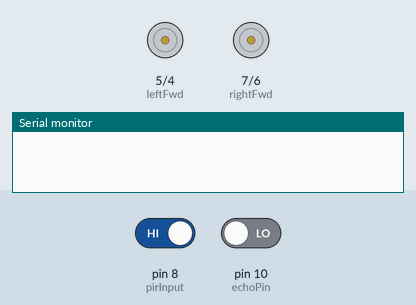
Recording of a sketch running on a simulated Arduino Uno, built with avr-gcc and run on an emulated ATmega328P. Shown: motor-driver pin pairs drawn as motors (green arrow = first pin HIGH = forward, orange = second pin HIGH = backward, longer = more drive), the last lines printed to the serial monitor. Inputs (shaded band) come from the test bench; at power-on: pin 8 (pirInput) HIGH, pin 10 (echoPin) LOW.

Above: at 16.5 s.
At 32.7 s:
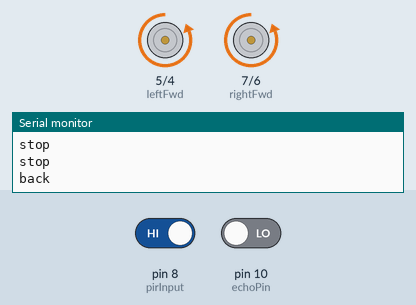
Timing chart, 0 to 43.5 s (numbered marks = the images above):
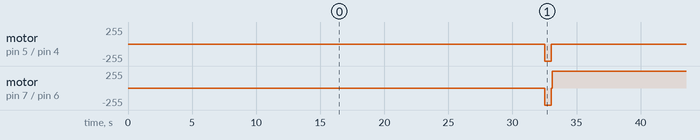

Measured:
- by itself, motor on pin 5 (leftFwd) / pin 4 (leftRev): alternates backward 255/255 for 0.50 s and stopped for 32.6 s
- by itself, motor on pin 7 (rightFwd) / pin 6 (rightRev): repeats every 33.1 s: stopped 0.10 s, forward 255/255 30.5 s, stopped 2.0 s, backward 255/255 0.50 s

The sketch:

Pandemi_Code_Version_4.ino
```cpp
const int redLed = 2;
const int blueLed = 3;

const int leftRev = 4;  //Left Motor -
const int leftFwd = 5;  //Left Motor +
const int rightRev = 6; //Right Motor -
const int rightFwd = 7; //Right Motor +

const int pirInput = 8;

const int trigPin = 9;      // trigPin of HC-SR04
const int echoPin = 10;     // echoPin of HC-SR04

const int uvOutput = 11;

const int ledPin = 13;
int pirState = LOW;

long duration, distance;

void setup() {

   delay(500);

  Serial.begin(9600);

  pinMode(leftRev, OUTPUT);      // set Motor pins as output
  pinMode(leftFwd, OUTPUT);
  pinMode(rightRev, OUTPUT);
  pinMode(rightFwd, OUTPUT);

  pinMode(trigPin, OUTPUT);         // set trigPin as output
  pinMode(echoPin, INPUT);          // set echoPin as input
  pinMode(pirInput, INPUT_PULLUP);         // set PIR as input
}


void loop() {

  delay(30000);

int proximity = digitalRead(pirInput);  // read input value

 if (proximity == HIGH) {

    digitalWrite(13, HIGH);

    digitalWrite(rightFwd, LOW);  //Stop
    digitalWrite(rightRev, LOW);
    digitalWrite(leftFwd, LOW);
    digitalWrite(leftRev, LOW);
    Serial.println("stop");

 } if (proximity == LOW) {

    digitalWrite(13, LOW);

    digitalWrite(rightFwd, HIGH);  //fwd
    digitalWrite(rightRev, LOW);
    digitalWrite(leftFwd, HIGH);
    digitalWrite(leftRev, LOW);
    Serial.println("fwd");

 }


  digitalWrite(blueLed, HIGH);
  delay(250);
  digitalWrite(blueLed, LOW);
  digitalWrite(redLed, HIGH);
  delay(250);
  digitalWrite(redLed, LOW);


  digitalWrite(trigPin, LOW);
  delayMicroseconds(2);
  digitalWrite(trigPin, HIGH);     // send waves for 10 us
  delayMicroseconds(10);
  duration = pulseIn(echoPin, HIGH); // receive reflected waves
  distance = duration / 58.2;   // convert to distance
  delay(10);
  if (distance > 19)
  {
    digitalWrite(rightFwd, HIGH); // move forward
    digitalWrite(rightRev, LOW);
    digitalWrite(leftFwd, HIGH);
    digitalWrite(leftRev, LOW);
    Serial.println("fwd");
  }

  if (distance < 18)
  {
    digitalWrite(rightFwd, LOW);  //Stop
    digitalWrite(rightRev, LOW);
    digitalWrite(leftFwd, LOW);
    digitalWrite(leftRev, LOW);
    Serial.println("stop");
    delay(500);

    digitalWrite(rightFwd, LOW); //move Backward
    digitalWrite(rightRev, HIGH);
    digitalWrite(leftFwd, LOW);
    digitalWrite(leftRev, HIGH);
    Serial.println("back");
    delay(500);

    digitalWrite(rightFwd, LOW); //Stop
    digitalWrite(rightRev, LOW);
    digitalWrite(leftFwd, LOW);
    digitalWrite(leftRev, LOW);
    Serial.println("stop");
    delay(100);

    digitalWrite(rightFwd, HIGH);
    digitalWrite(rightRev, LOW);
    digitalWrite(leftFwd, LOW);
    digitalWrite(leftRev, LOW);
    Serial.println("right");
    delay(500);
  }

    }
```
